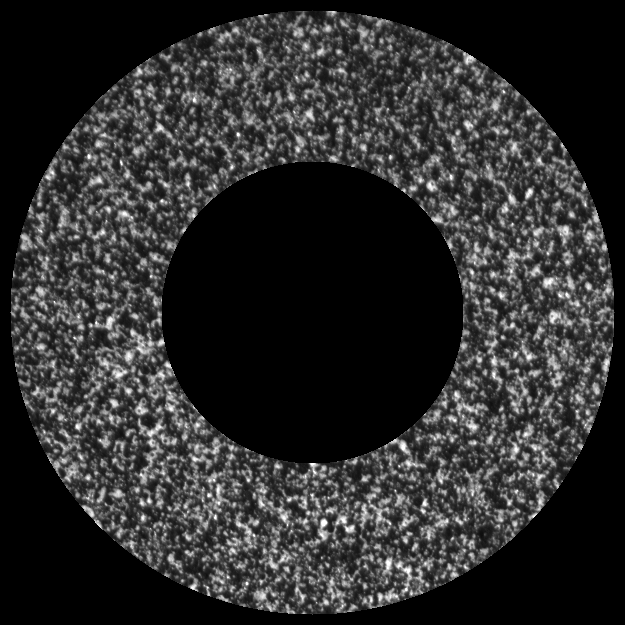
#> input picture speckle_image/real/circle/nuclear_ring_ref.bmp, 625 x 625 px
$ python -i select_roi_gui.py   (imports and definitions only)
#> lines starting #> are read from the running program, lines starting #| are printed output that depends on the picture; after the words box and inside, x2 and y2 are one past the last pixel; in counts of white or black regions, pixels touching at a corner belong together
import cv2
import numpy as np

class ROISelector:
    def __init__(self, image_path):
        self.image = cv2.imread(image_path)
#> self.image is the input picture: shape (625, 625, 3); min 0, max 255, mean 44.5
        self.clone = self.image.copy()
        self.roi = np.zeros(self.image.shape[:2], dtype=np.uint8)  # ROI mask
        self.new_roi = np.zeros(self.image.shape[:2], dtype=np.uint8)
        self.drawing = False
        self.mode = 'rectangle'  # Can be 'rectangle' or 'circle'
        self.operation = 'add'  # Can be 'add' or 'subtract'
        self.start_point = None

    # [18 lines left out: function draw_roi, not called in this run]

    def update_display(self, x, y, finalize=False):
#> called with x = 0, y = 0, finalize = True
        temp_clone = self.image.copy()
        # Draw new ROI in blue
        new_roi_mask = np.zeros(self.image.shape[:2], dtype=np.uint8)
        if self.drawing or finalize:
            if self.mode == 'rectangle':
                cv2.rectangle(new_roi_mask, self.start_point, (x, y), 255, -1)
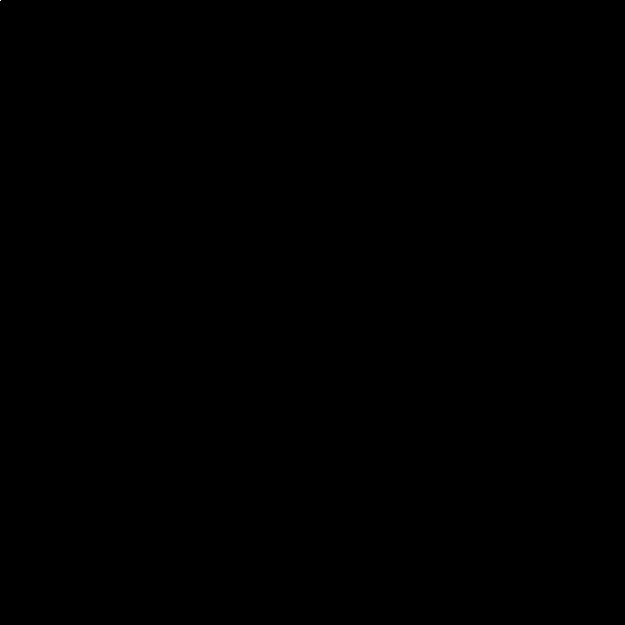
#> new_roi_mask: shape (625, 625); 0% white in thin lines or dots, all inside (x1, y1, x2, y2) = (0, 0, 1, 1)
            elif self.mode == 'circle':
                radius = int(np.sqrt((x - self.start_point[0])**2 + (y - self.start_point[1])**2))
                cv2.circle(new_roi_mask, self.start_point, radius, 255, -1)
        temp_clone = cv2.addWeighted(temp_clone, 1, cv2.cvtColor(new_roi_mask, cv2.COLOR_GRAY2BGR), 0.5, 0)
        # Draw existing ROI in red
        temp_clone = cv2.addWeighted(temp_clone, 1, cv2.cvtColor(self.roi, cv2.COLOR_GRAY2BGR), 0.5, 0)
#> self.roi: shape (625, 625); every value is 0
        cv2.imshow("ROI Selector", temp_clone)

    def apply_operation(self):
        if self.operation == 'add':
            self.roi = cv2.bitwise_or(self.roi, self.new_roi)
        elif self.operation == 'subtract':
            self.roi = cv2.bitwise_and(self.roi, cv2.bitwise_not(self.new_roi))
        self.update_display(0, 0, finalize=True)

    # [25 lines left out: function run, not called in this run]

# [5 lines not run here, left out]

>>> result = ROISelector('../speckle_image/real/circle/nuclear_ring_ref.bmp').apply_operation()
